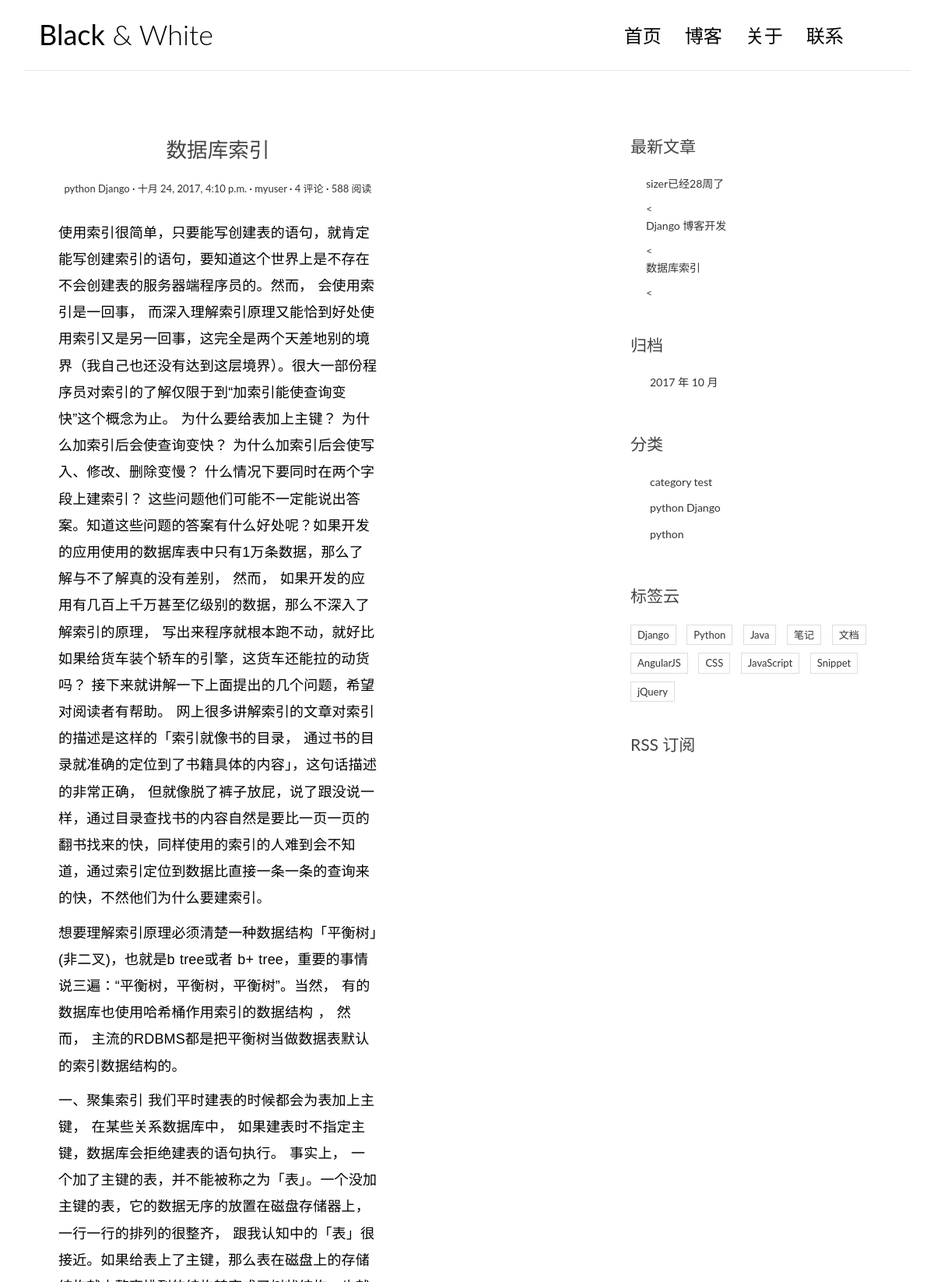
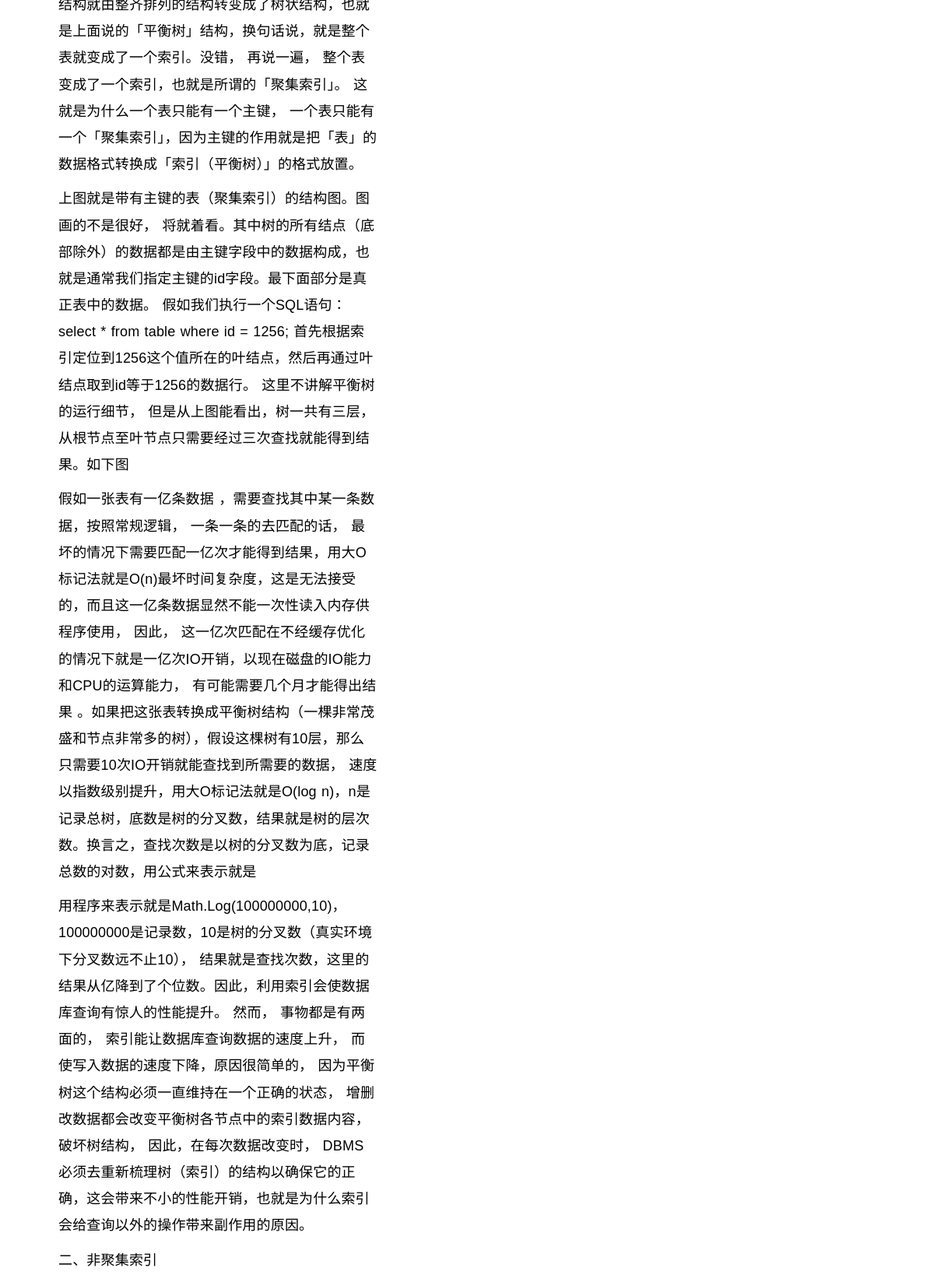
Page /blog/post/1/ (upper part) on the committed database (2 pictures, top to bottom).
### blog/models.py (models this page shows, shortened)
class Post(models.Model):
    views = models.PositiveIntegerField(default=0)
    """
    文章的数据库表稍微复杂一点，主要是涉及的字段更多。
    """
    title = models.CharField(max_length=70, verbose_name='标题')
    body = models.TextField()
    created_time = models.DateTimeField(verbose_name='创建时间')
    modified_time = models.DateTimeField(verbose_name='修改时间')
    excerpt = models.CharField(max_length=200, blank=True)
    category = models.ForeignKey(Category, verbose_name='分类')
    tags = models.ManyToManyField(Tag, blank=True)
    author = models.ForeignKey(User, verbose_name='文章作者')
    def get_absolute_url(self):
        return reverse('blog:detail', kwargs={'pk': self.pk})
    """
    注意到 URL 配置中的 url(r'^post/(?P<pk>[0-9]+)/$', views.detail, name='detail') ，
    我们设定的 name='detail' 在这里派上了用场。看到这个 reverse 函数，它的第一个参数的值是 'blog:detail'，
    意思是 blog 应用下的 name=detail 的函数，由于我们在上面通过 app_name = 'blog' 告诉了 Django
    这个 URL 模块是属于 blog 应用的，因此 Django 能够顺利地找到 blog 应用下 name 为 detail 的视图函数，
    于是 reverse 函数会去解析这个视图函数对应的 URL，我们这里 detail 对应的规则就是 post/(?P<pk>[0-9]+)/ 这个正则表达式，
    而正则表达式部分会被后面传入的参数 pk 替换，所以，如果 Post 的 id（或者 pk，这里 pk 和 id 是等价的） 是 255 的话，
    那么 get_absolute_url 函数返回的就是 /post/255/ ，这样 Post 自己就生成了自己的 URL。
    """

class Category(models.Model):
    name = models.CharField(max_length=100)

### blog/views.py (the view)
# urls.py: url(r'^post/(?P<pk>[0-9]+)/$',views.detail, name='detail'),
def detail(request, pk):
    post = get_object_or_404(Post, pk=pk)
    post.body = markdown.markdown(post.body,
                                  extensions=[
                                      'markdown.extensions.extra',
                                      'markdown.extensions.codehilite',
                                      'markdown.extensions.toc',
                                  ])
    form = CommentForm()
    comment_list = post.comment_set.all()
    context = {'post': post,
               'form': form,
               'comment_list': comment_list
               }
    return render(request, 'blog/detail.html', context=context)

### blog/templatetags/blog_tags.py (called while the page is built)
@register.simple_tag
def get_recent_posts(num=5):
    return Post.objects.all().order_by('-created_time')[:num]

@register.simple_tag
def archives():
    return Post.objects.dates('created_time', 'month', order='DESC')

@register.simple_tag
def get_categories():
    return Category.objects.all()

### templates/blog/detail.html (shortened to what this page needs)
{% extends 'base.html' %}
{% block main %}
    <main class="col-md-8">
                <article class="post post-{{ post.pk }}">
                      <header class="entry-header">
                        <h1 class="entry-title">{{ post.title }}</h1>
                        <div class="entry-meta">
                          <span class="post-category"><a href="#">{{ post.category.name }}</a></span>
                          <span class="post-date"><a href="#"><time class="entry-date"
                                                                    datetime="{{ post.created_time }}">{{ post.created_time }}</time></a></span>
                          <span class="post-author"><a href="#">{{ post.author }}</a></span>
                          <span class="comments-link"><a href="#">4 评论</a></span>
                          <span class="views-count"><a href="#">588 阅读</a></span>
                        </div>
                      </header>
                  <div class="entry-content clearfix">
                    {{ post.body|safe }}
                  </div>
                </article>
            </main>
{% endblock main %}

### templates/base.html (shortened to what this page needs)
{% load staticfiles %}
{% load blog_tags %}
<!DOCTYPE html>
<html>
<head>
    <link rel="stylesheet" href="http://code.ionicframework.com/ionicons/2.0.1/css/ionicons.min.css">
    <link rel="stylesheet" href="{% static 'blog/css/bootstrap.min.css' %}">
    <link rel="stylesheet" href="{% static 'blog/css/pace.css' %}">
    <link rel="stylesheet" href="{% static 'blog/css/custom.css' %}">
</head>
<body>
<div class="container">
    <header id="site-header">
        <div class="row">
            <div class="col-md-4 col-sm-5 col-xs-8">
                <div class="logo">
                    <h1><a href="{% url 'blog:index' %}"><b>Black</b> &amp; White</a></h1>
                </div>
            </div>
            <div class="col-md-8 col-sm-7 col-xs-4">
                <nav class="main-nav" role="navigation">
                    <div class="collapse navbar-collapse" id="bs-example-navbar-collapse-1">
                        <ul class="nav navbar-nav navbar-right">
                            <li class="cl-effect-11"><a href="{% url 'blog:index' %}" data-hover="首页">首页</a></li>
                            <li class="cl-effect-11"><a href="full-width.html" data-hover="博客">博客</a></li>
                            <li class="cl-effect-11"><a href="about.html" data-hover="关于">关于</a></li>
                            <li class="cl-effect-11"><a href="contact.html" data-hover="联系">联系</a></li>
                        </ul>
                    </div>
                </nav>
            </div>
        </div>
    </header>
</div>
<div class="content-body">
    <div class="container">
        <div class="row">
            <main class="col-md-8">
                {% block main %}
                {% endblock main %}
            </main>
            <aside class="col-md-4">
                <div class="widget widget-recent-posts">
                    <h3 class="widget-title">最新文章</h3>
                     {% get_recent_posts as recent_post_list %}
                    <ul>
                        {% for post in recent_post_list %}
                        <li>
                             <a href="{{ post.get_absolute_url }}">{{ post.title }}</a>
                        </li>
                        <{% empty %}
                            暂无文章！
                        {% endfor %}
                    </ul>
                </div>
                <div class="widget widget-archives">
                      <h3 class="widget-title">归档</h3>
                        {% archives as date_list %}
                      <ul>
                        {% for date in date_list %}
                        <li>
                          <a href="{% url 'blog:archives' date.year date.month %}">
                            {{ date.year }} 年 {{ date.month }} 月
                          </a>
                        </li>
                        {% empty %}
                        暂无归档！
                        {% endfor %}
                      </ul>
                </div>
                <div class="widget widget-category">
                      <h3 class="widget-title">分类</h3>
                      {% get_categories as category_list %}
                      <ul>
                            {% for category in category_list %}
                                <li>
                                  <a href="{% url 'blog:category' category.pk %}">{{ category.name }}</a>
                                </li>
                            {% empty %}
                            暂无分类！
                            {% endfor %}
                      </ul>
                </div>
                <div class="widget widget-tag-cloud">
                    <h3 class="widget-title">标签云</h3>
                    <ul>
                        <li>
                            <a href="#">Django</a>
                        </li>
                        <li>
                            <a href="#">Python</a>
                        </li>
                        <li>
                            <a href="#">Java</a>
                        </li>
                        <li>
                            <a href="#">笔记</a>
                        </li>
                        <li>
                            <a href="#">文档</a>
                        </li>
                        <li>
                            <a href="#">AngularJS</a>
                        </li>
                        <li>
                            <a href="#">CSS</a>
                        </li>
                        <li>
                            <a href="#">JavaScript</a>
                        </li>
                        <li>
                            <a href="#">Snippet</a>
                        </li>
                        <li>
                            <a href="#">jQuery</a>
                        </li>
                    </ul>
                </div>
                <div class="rss">
                    <a href=""> RSS 订阅</a>
                </div>
            </aside>
        </div>
    </div>
</div>
</body>
</html>

### blog/static/blog/css/custom.css (style rules this page uses)
* { outline: none; }
h1, h2, h3, h4, h5, h6 { margin-top: 0; }
b { font-weight: 400; }
a { color: #333; }
body { color: #444; font-family: 'Lato', sans-serif; }
p { font-family: 'Ubuntu', sans-serif; font-weight: 400; word-spacing: 1px; letter-spacing: 0.01em; }
#site-header { background-color: #FFF; padding: 25px 20px; margin-bottom: 40px; border-bottom: 1px solid #e7e7e7; }
.logo h1 a { color: #000; }
.logo h1 { margin: 0; font-family: 'Lato', sans-serif; font-weight: 300; }
.main-nav { margin-top: 11px; max-width: 95%; }
.main-nav a { color: #000000 !important; padding: 0 0 5px 0 !important; margin-right: 30px; font-family: 'Lato', sans-serif; font-weight: 300; font-size: 24px; }
.cl-effect-11 a { padding: 10px 0; color: #0972b4; text-shadow: none; }
.cl-effect-11 a::before { position: absolute; top: 0; left: 0; overflow: hidden; padding: 0 0 5px 0 !important; max-width: 0; border-bottom: 1px solid #000; color: #000; content: attr(data-hover); white-space: nowrap; -webkit-transition: max-width 0.5s; -moz-transition: max-width 0.5s; transition: max-width 0.5s; }
.content-body { padding-bottom: 4em; }
.post { background: #fff; padding: 30px 30px 0; }
.entry-title { text-align: center; font-size: 1.9em; margin-bottom: 20px; line-height: 1.6; padding: 10px 20px 0; }
.entry-meta { text-align: center; color: #DDDDDD; font-size: 13px; margin-bottom: 30px; }
.entry-content { font-size: 18px; line-height: 1.9; font-weight: 300; color: #000; }
.post-category::after, .post-date::after, .post-author::after, .comments-link::after { content: ' ·'; color: #000; }
.widget { background: #fff; padding: 30px 0 0; }
.widget-title { font-size: 1.5em; margin-bottom: 20px; line-height: 1.6; padding: 10px 0 0; font-weight: 400; }
.widget-recent-posts ul { padding: 0; margin: 0; padding-left: 20px; }
.widget-recent-posts ul li { list-style-type: none; position: relative; line-height: 170%; margin-bottom: 10px; }
.widget-recent-posts ul li::before { content: '\f3d3'; font-family: "Ionicons"; position: absolute; left: -17px; top: 3px; font-size: 16px; color: #000; }
.widget-archives ul { padding: 0; margin: 0; padding-left: 25px; }
.widget-archives ul li { list-style-type: none; position: relative; line-height: 170%; margin-bottom: 10px; }
.widget-archives ul li::before { content: '\f3f3'; font-family: "Ionicons"; position: absolute; left: -25px; top: 1px; font-size: 16px; color: #000; }
.widget-category ul { padding: 0; margin: 0; padding-left: 25px; }
.widget-category ul li { list-style-type: none; position: relative; line-height: 170%; margin-bottom: 10px; }
.widget-category ul li::before { content: '\f3fe'; font-family: "Ionicons"; position: absolute; left: -25px; top: 1px; font-size: 18px; color: #000; }
.widget-tag-cloud ul { padding: 0; margin: 0; margin-right: -10px; }
.widget-tag-cloud ul li { list-style-type: none; font-size: 13px; display: inline-block; margin-right: 10px; margin-bottom: 10px; padding: 3px 8px; border: 1px solid #ddd; }
.rss { font-size: 21px; margin-top: 30px; }
.rss a { color: #444; }

### rows in the picture
Post: title "数据库索引", category.name "python Django", created_time "十月 24, 2017, 4:10 p.m.", author "myuser", body "使用索引很简单，只要能写创建表的语句，就肯定能写创建索引的语句，要知道这个世界上是不存在不会创建表的服务器端程序员的。然而， 会使用索引是一回事， 而深入理解索引原理又能恰到好处使用索引又是另一回事，这完全是两个天差地别的境界（我自己也还没有达到这层境界）。很大一部份程序员对索引的了解仅限于到“加索引能使查询变快”这个概念为止。 为什么要给表加上主键？ 为什么加索引后会使查询变快？ 为什么加索引后会使写入、修改、删除变慢？ 什么情况下要同时在两个字段上建索引？ 这些问题他们可能不一定能说出答案。知道这些问题的答案有什么好处呢？如果开发的应用使用的数据库表中只有1万条数据，那么了解与不了解真的没有差别， 然而， 如果开发的应用有几百上千万甚至亿级别的数据，那么不深入了解索引的原理， 写出来程序就根本跑不动，就好比如果给货车装个轿车的引擎，这货车还能拉的动货吗？ 接下来就讲解一下上面提出的几个问题，希望对阅读者有帮助。 网上很多讲解索引的文章对索引的描述是这样的「索引就像书的目录， 通过书的目录就准确的定位到了书籍具体的内容」，这句话描述的非常正确， 但就像脱了裤子放屁，说了跟没说一样，通过目录查找书的内容自然是要比一页一页的翻书找来的快，同样使用的索引的人难到会不知道，通过索引定位到数据比直接一条一条的查询来的快，不然他们为什么要建索引。 想要理解索引原理必须清楚一种数据结构「平衡树」(非二叉)，也就是b tree或者 b+ tree，重要的事情说三遍：“平衡树，平衡树，平衡树”。当然， 有的数据库也使用哈希桶作用索引的数据结构 ， 然而，…"
Post: title "sizer已经28周了"
Post: title "Django 博客开发"
Category: name "category test"
Category: name "python Django"
Category: name "python"

### other values in the picture
{{ date.year }} "2017"
{{ date.month }} "10"
